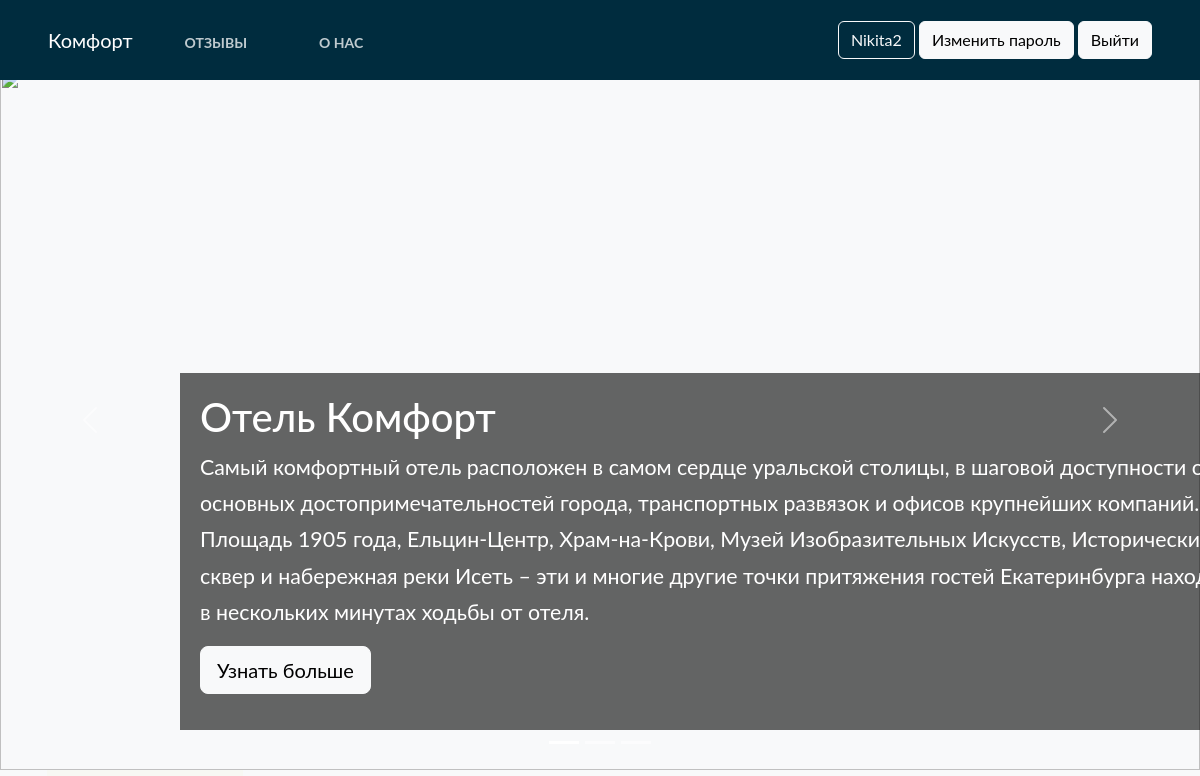
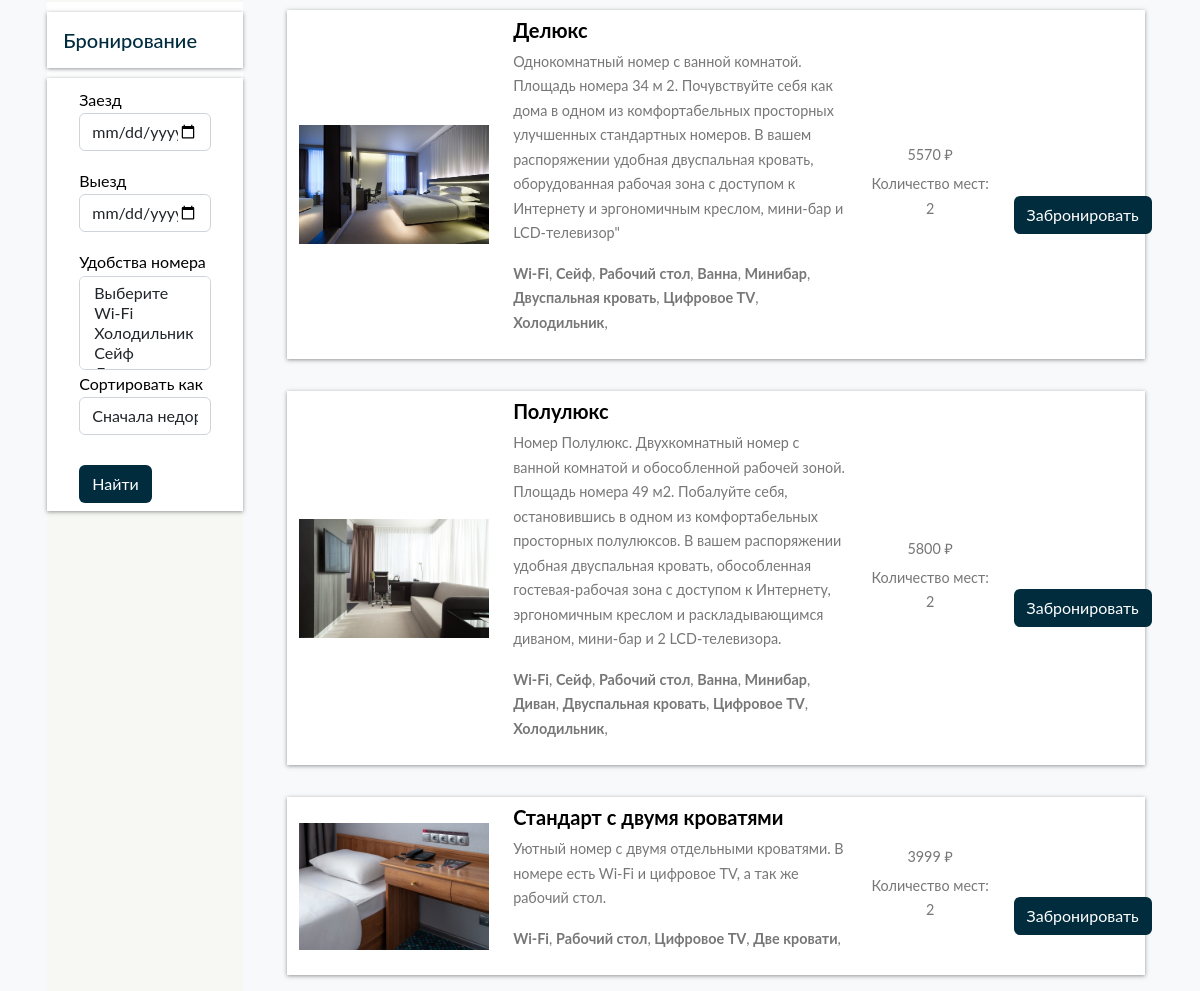
The page / (signed in) on the database its author committed (2 pictures, top to bottom).
### home/models.py (models this page shows, shortened)
class BaseModel(models.Model):
    uid = models.UUIDField(default=uuid.uuid4   , editable=False , primary_key=True)
    created_at = models.DateField(auto_now_add=True)
    updated_at = models.DateField(auto_now_add=True)
    class Meta:
        abstract = True

class Hotel(BaseModel):
    hotel_name = models.CharField(max_length=100, verbose_name = "Название номера")
    hotel_price = models.IntegerField(verbose_name = "Цена номера")
    description = models.TextField(max_length=500, verbose_name = "Описание")
    amenities = models.ManyToManyField(Amenities, verbose_name = "Удобства номера")
    room_count = models.IntegerField(default=1, verbose_name = "Количество бронирований")
    people_capacity = models.IntegerField(default=0, verbose_name = "Вместимость")

class HotelImages(BaseModel):
    hotel= models.ForeignKey(Hotel ,related_name="images", on_delete=models.CASCADE, verbose_name = "Название номера")
    images = models.ImageField(upload_to="hotels", verbose_name = "Изображение")

class Amenities(BaseModel):
    amenity_name = models.CharField(max_length=100)

### home/views.py (the view)
# urls.py: path('', home, name='home'),
def home(request):
    amenities_objs = Amenities.objects.all()
    hotels_objs = Hotel.objects.all()
    sort_by = request.GET.get('sort_by')
    search = request.GET.get('search')
    amenities = request.GET.getlist('amenities')
    print(amenities)
    if sort_by:
        if sort_by == 'ASC':
            hotels_objs = hotels_objs.order_by('hotel_price')
        elif sort_by == 'DSC':
            hotels_objs = hotels_objs.order_by('-hotel_price')
    if search:
        hotels_objs = hotels_objs.filter(
            Q(hotel_name__icontains = search) |
            Q(description__icontains = search) )
    if len(amenities):
        hotels_objs = hotels_objs.filter(amenities__amenity_name__in = amenities).distinct()
    context = {'amenities_objs' : amenities_objs , 'hotels_objs' : hotels_objs , 'sort_by' : sort_by
    , 'search' : search , 'amenities' : amenities}
    return render(request , 'home.html' ,context)

### templates/home.html (shortened to what this page needs)
{% extends "base.html" %}
{%  block start %}
<div id="myCarousel" class="carousel slide" data-bs-ride="carousel" style="height: 700px; margin-top:70px">
    <div class="carousel-indicators">
      <button type="button" data-bs-target="#myCarousel" data-bs-slide-to="0" aria-label="Slide 1" class="active" aria-current="true"></button>
      <button type="button" data-bs-target="#myCarousel" data-bs-slide-to="1" aria-label="Slide 2" class=""></button>
      <button type="button" data-bs-target="#myCarousel" data-bs-slide-to="2" aria-label="Slide 3"></button>
    </div>
    <div class="carousel-inner">
      <div class="carousel-item active">
        <img class="bd-placeholder-img" width="100%" height="700px" src="http://i.share.pho.to/51c1b5fb_o.jpeg" aria-hidden="true" preserveAspectRatio="xMidYMid slice" focusable="false"><rect width="100%" height="100%" fill="#777"></rect></img>
        <div class="container">
          <div class="carousel-caption text-start">
              <div style="background: rgba(0, 0, 0, .6); padding: 20px;width:1100px">
            <h1 style="">Отель Комфорт</h1>
            <p style="font-size:16pt">Самый комфортный отель расположен в самом сердце уральской столицы, в шаговой доступности
                от основных достопримечательностей города, транспортных развязок и офисов крупнейших компаний.
                Площадь 1905 года, Ельцин-Центр, Храм-на-Крови, Музей Изобразительных Искусств, Исторический сквер и
                набережная реки Исеть – эти и многие другие точки притяжения гостей Екатеринбурга находятся в нескольких минутах
                ходьбы от отеля.</p>
            <p style=""><a class="btn btn-lg btn-light" href="{% url 'aboutpage' %}">Узнать больше</a></p>
            </div>
          </div>
        </div>
      </div>
    </div>
    <button class="carousel-control-prev" type="button" data-bs-target="#myCarousel" data-bs-slide="prev">
      <span class="carousel-control-prev-icon" aria-hidden="true"></span>
    </button>
    <button class="carousel-control-next" type="button" data-bs-target="#myCarousel" data-bs-slide="next">
      <span class="carousel-control-next-icon" aria-hidden="true"></span>
    </button>
  </div>
<div class="container-fluid" style="display: flex;">
    <section class="search-container col-2" style="background:#f7f8f3; margin-left:3%;">
        <div class="container">
            <div class="row">
                    <div class="col-lg-12">
                    <div class="row mt-2 justify-content-between">
                        <div class="filter-card">
                            <h5 style="color:#002c3e">Бронирование</h5>
                            <form action="#">
                                <div class="row form-group">
                                    <div class="col-md-12">
                                        <label for="mintopay">Заезд</label>
                                        <p>
                                            <input type="date" name="checkin" id="checkin" class="form-control">
                                        </p>
                                    </div>
                                    <div class="col-md-12">
                                        <label for="maxtopay">Выезд</label>
                                        <p>
                                            <input type="date" name="checkout" id="checkout" class="form-control">
                                        </p>
                                    </div>
                                </div>
                        <div class="">
                            <div class="form-inline">
                               <label class="" for="exampleFormControlSelect1">Удобства номера</label>
                                <select name="amenities" class="form-control" multiple>
                                <option value="">Выберите</option>
                                {% for amenities_obj in amenities_objs %}
                                <option {% if amenities_obj.amenity_name in amenities  %} selected {%endif%}value="{{amenities_obj.amenity_name}}">{{amenities_obj.amenity_name}}</option>
                                    {% endfor %}
                            </select>
                            </div>
                        </div>
                        <div class="form-inline">
                            <label class="" for="exampleFormControlSelect1">Сортировать как</label>
                            <select class="form-control" name="sort_by" id="exampleFormControlSelect1">
                                <option {% if sort_by == 'ASC' %} selected {%endif %} value="ASC">Сначала недорогие</option>
                            </select>
                        </div>
                            <div class="">
                                <button style="margin-top:30px;  background-color:#002c3e; color:white;" type="submit" class="btn">Найти</button>
                            </div>
                        </form>
                    </div>
                 </div>
            </div>
         </div>
        </div>
    </section>
    <div class="container-fluid col-9" style="display: flex;flex-wrap: wrap;">
         {% for hotels_obj in hotels_objs %}
        <div class="row search-card-result" style="align-items: center">
            <div class="col-md-3">
                    <a href="/hotel-detail/{{hotels_obj.uid}}">
                        <img class="img-fluid" src="/media/{{hotels_obj.images.first.images}}" alt="Card image cap">
                    </a></div>
                    <div class="col-md-5">
                        <h5><a style="text-decoration:none; color: black" href="/hotel-detail/{{hotels_obj.uid}}">{{hotels_obj.hotel_name}}</a></h5>
                        <p>
                            {{hotels_obj.description}}
                        </p>
                        <p>
                            {%for amenitie in hotels_obj.amenities.all %}
                            <b>{{amenitie.amenity_name}}</b>,
                            {% endfor %}
                        </p>
                    </div>
                    <div class="col-md-2 border-left text-center more-offers">
                        <p>{{hotels_obj.hotel_price}} ₽</p>
                        <p>Количество мест: {{hotels_obj.people_capacity}}</p>
                    </div>
                    <div style="margin-top:30px" class="col-md-1 border-left text-center more-offers">
                        <a  href="/hotel-detail/{{hotels_obj.uid}}">
                            <button style="margin-top:30px;  background-color:#002c3e; color:white;" class="btn">Забронировать</button>
                        </a>
                    </div>
            </div>
        {% endfor %}
        </div>
</div>
{% endblock %}

### templates/base.html (shortened to what this page needs)
<!doctype html>
<html lang="en">
  <head>
    <link href="https://cdn.jsdelivr.net/npm/bootstrap@5.2.0-beta1/dist/css/bootstrap.min.css" rel="stylesheet">
</head>
  <body class="bg-light">
<nav class="navbar navbar-expend-md fixed-top px-5" style="background:#002c3e; height: 80px;">
    <div class="nav">
    <a class="navbar-brand" href="/" style="color:white;">Комфорт</a>
     <ul class="nav">
      <li class="nav-item">
        <a class="nav-link nav-link-ltr" style="color:white;margin-top:5px;" href="{% url 'article_list' %}">Отзывы</a>
      </li>
      <li class="nav-item">
        <a class="nav-link nav-link-ltr" style="color:white; margin-top:5px;" href="{% url 'aboutpage' %}">О нас</a>
        </li>
    </ul>
        </div>
        <div class="navbar" id="navbarCollapse">
            {% if user.is_authenticated %}
            <form class="form-inline ml-auto">
                <a class="btn btn-outline-light" href="{% url 'profile' %}" disabled>{{ user.username }}</a>
                <a class="btn btn-light" href="{% url 'password_change' %}">Изменить пароль</a>
                <a class="btn btn-light" href="{% url 'logout' %}">Выйти</a>
            </form>
            {% else %}
                <form class="form-inline ml-auto">
                    <a href="{% url 'login' %}" class="btn btn-light">Войти</a>
                    <a href="{% url 'signup' %}" class="btn btn-light">Регистрация</a>
                </form>
            {% endif %}
        </div>
</nav>
      {% block start %}
      {% endblock %}
  </body>
</html>

### templates/base.html (style rules this page uses)
body { font-family: "Lato", Arial, sans-serif; font-weight: 400; font-size: 16px; line-height: 1.7; background: #fff; color: #777; height: 100%; overflow: auto; }
.search-card-result { box-shadow: 0px 1px 4px rgba(41, 51, 57, 0.5); margin: 1rem 0; padding: 0.5rem 0; background-color: #fff; }
.search-card-result h5 { font-style: 1.1rem; font-weight: 700; }
.search-card-result p { font-size: 0.9rem; }
.search-card-result .more-offers p { margin-bottom: 0.3rem; }
.filter-card { padding: 0; background: #fff; color: black; }
.filter-card h5 { margin: 10px 0; padding: 1rem; box-shadow: 0px 1px 4px rgba(41, 51, 57, 0.5); color: #000; }
.filter-card form { box-shadow: 0px 1px 4px rgba(41, 51, 57, 0.5); padding: 0.5rem 2rem; }
.nav-link-ltr { font-weight: bold; font-size: 14px; text-transform: uppercase; text-decoration: none; margin: 0px 20px; display: inline-block; position: relative; opacity: 0.75; }
.nav-link::before { transition: 300ms; height: 10px; content: ""; position: absolute; background-color: white; }
.nav-link-ltr::before { width: 0%; bottom: -4px; }

### rows shown on the page
Hotel: images.first.images (picture), hotel_name "Делюкс", description "Однокомнатный номер с ванной комнатой. Площадь номера 34 м 2. Почувствуйте себя как дома в одном из комфортабельных просторных улучшенных стандартных номеров. В вашем распоряжении удобная двуспальная кровать, оборудованная рабочая зона с доступом к Интернету и эргономичным креслом, мини-бар и LCD-телевизор\"", hotel_price "5570", people_capacity "2"
Amenities: amenity_name "Wi-Fi"
Amenities: amenity_name "Сейф"
Amenities: amenity_name "Рабочий стол"
Amenities: amenity_name "Ванна"
Amenities: amenity_name "Минибар"
Amenities: amenity_name "Двуспальная кровать"
Amenities: amenity_name "Цифровое TV"
Amenities: amenity_name "Холодильник"
Hotel: images.first.images (picture), hotel_name "Полулюкс", description "Номер Полулюкс. Двухкомнатный номер с ванной комнатой и обособленной рабочей зоной. Площадь номера 49 м2. Побалуйте себя, остановившись в одном из комфортабельных просторных полулюксов. В вашем распоряжении удобная двуспальная кровать, обособленная гостевая-рабочая зона с доступом к Интернету, эргономичным креслом и раскладывающимся диваном, мини-бар и 2 LCD-телевизора.", hotel_price "5800", people_capacity "2"
Amenities: amenity_name "Диван"
Hotel: images.first.images (picture), hotel_name "Стандарт с двумя кроватями", description "Уютный номер с двумя отдельными кроватями. В номере есть Wi-Fi и цифровое TV, а так же рабочий стол.", hotel_price "3999", people_capacity "2"
Amenities: amenity_name "Две кровати"

### other values the page prints
{{ user.username }} "Nikita2"
